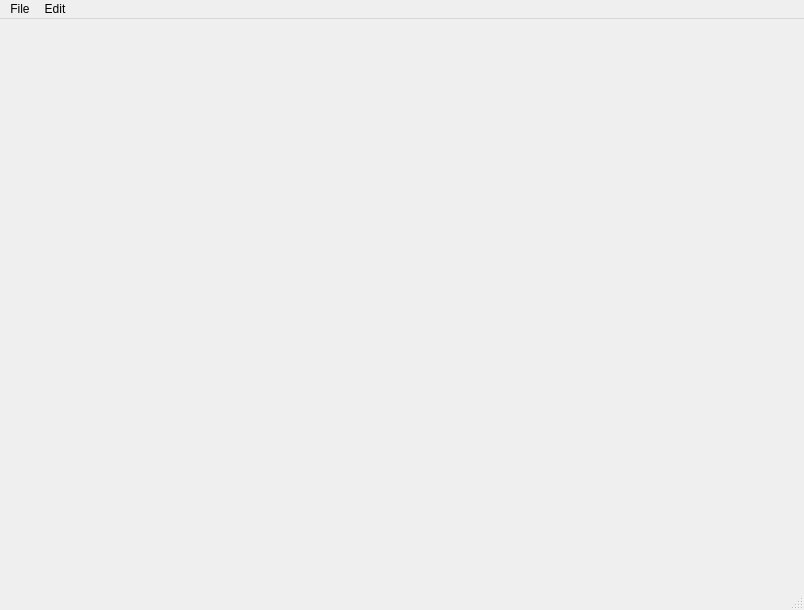
<?xml version="1.0" encoding="UTF-8"?>
<ui version="4.0">
 <class>MainWindow</class>
 <widget class="QMainWindow" name="MainWindow">
  <property name="geometry">
   <rect>
    <x>0</x>
    <y>0</y>
    <width>804</width>
    <height>610</height>
   </rect>
  </property>
  <property name="windowTitle">
   <string>MainWindow</string>
  </property>
  <widget class="QWidget" name="centralwidget"/>
  <widget class="QMenuBar" name="menubar">
   <property name="geometry">
    <rect>
     <x>0</x>
     <y>0</y>
     <width>804</width>
     <height>26</height>
    </rect>
   </property>
   <widget class="QMenu" name="menuFile">
    <property name="title">
     <string>File</string>
    </property>
    <addaction name="actionNew"/>
    <addaction name="actionSave"/>
   </widget>
   <widget class="QMenu" name="menuEdit">
    <property name="title">
     <string>Edit</string>
    </property>
    <addaction name="actionCopy"/>
    <addaction name="actionPaste"/>
   </widget>
   <addaction name="menuFile"/>
   <addaction name="menuEdit"/>
  </widget>
  <widget class="QStatusBar" name="statusbar"/>
  <action name="actionNew">
   <property name="text">
    <string>New</string>
   </property>
   <property name="statusTip">
    <string>Create a new file</string>
   </property>
  </action>
  <action name="actionSave">
   <property name="text">
    <string>Save</string>
   </property>
   <property name="statusTip">
    <string>Save a file</string>
   </property>
  </action>
  <action name="actionCopy">
   <property name="text">
    <string>Copy</string>
   </property>
   <property name="statusTip">
    <string>Copy a file</string>
   </property>
  </action>
  <action name="actionPaste">
   <property name="text">
    <string>Paste</string>
   </property>
   <property name="statusTip">
    <string>Paste a file</string>
   </property>
  </action>
 </widget>
 <resources/>
 <connections/>
</ui>
